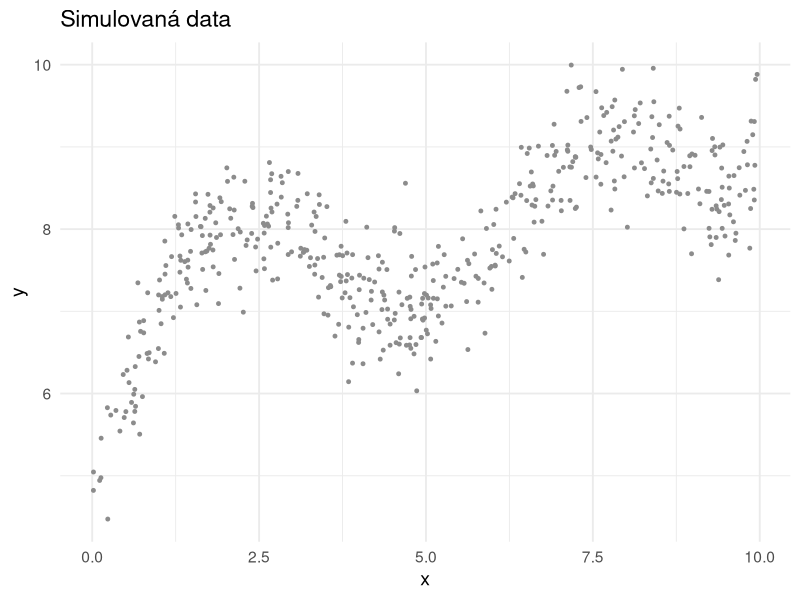
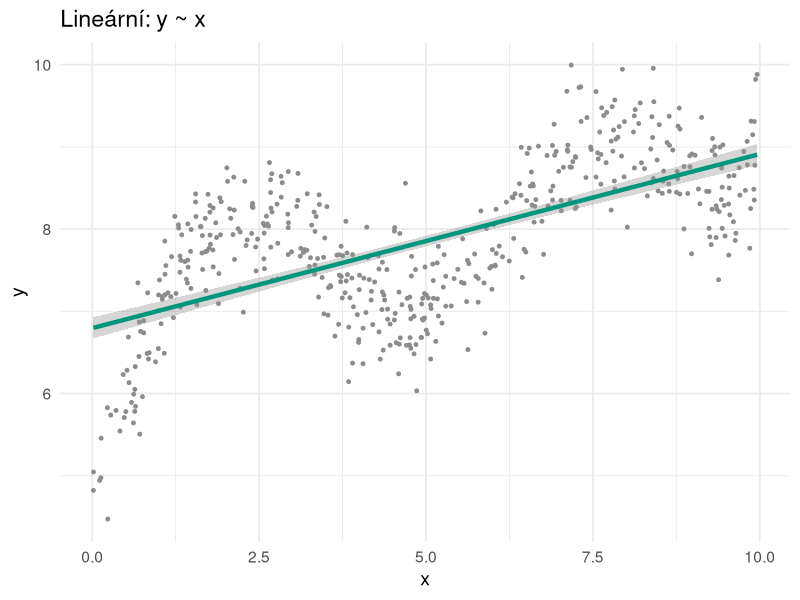
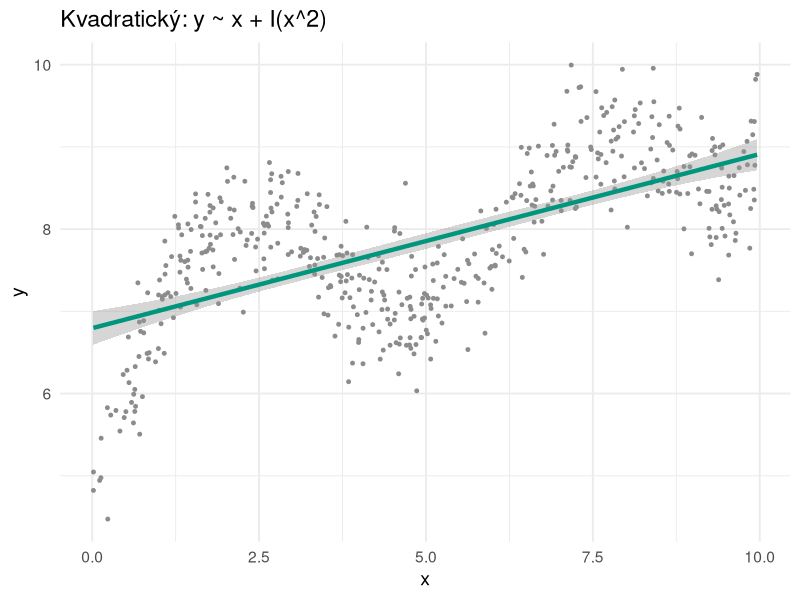
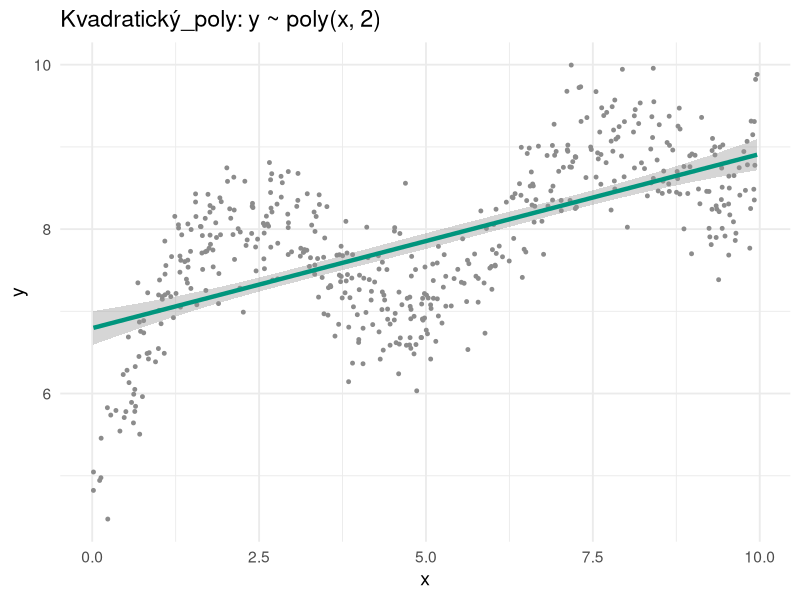
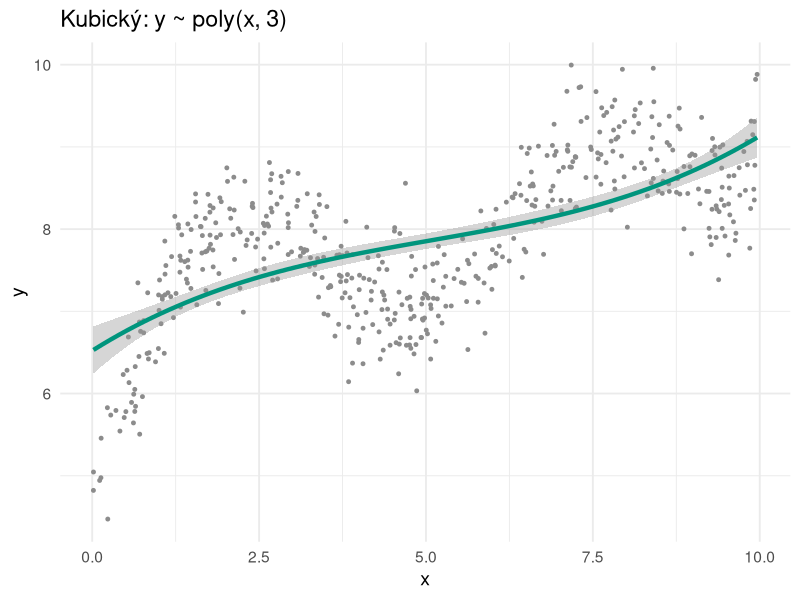
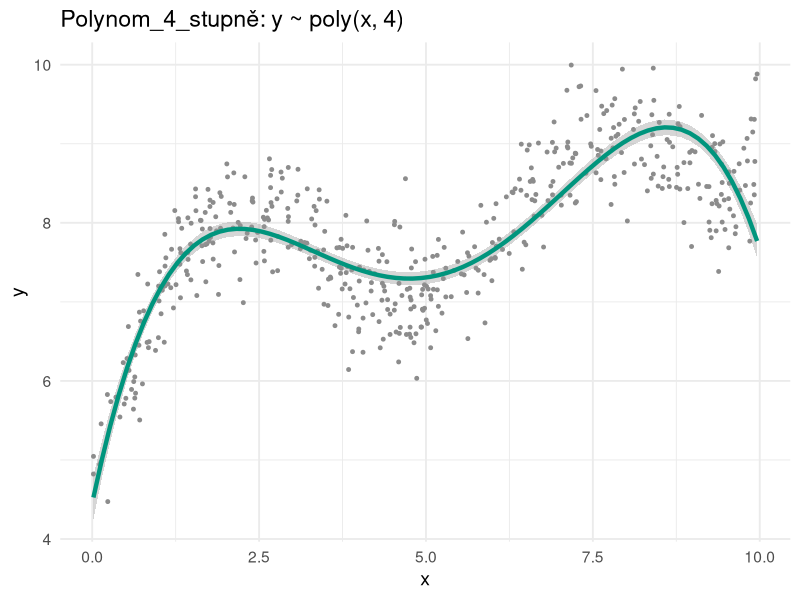
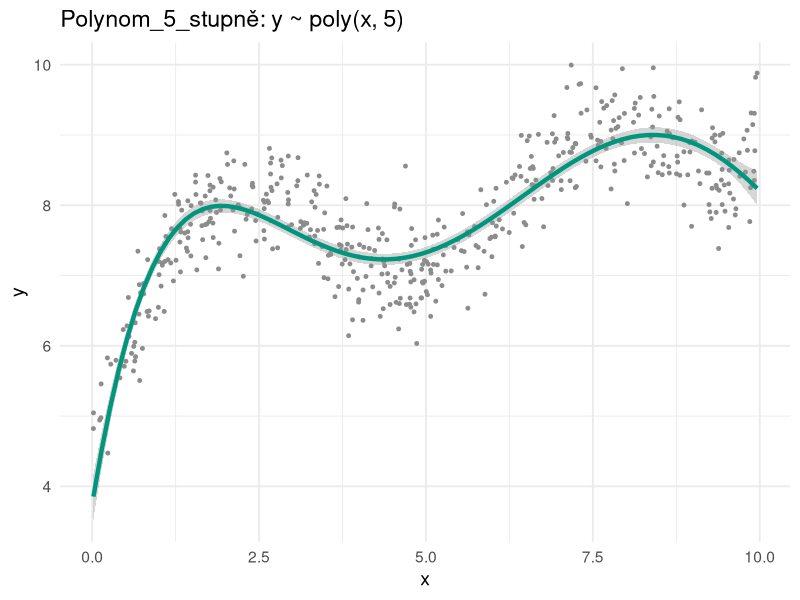
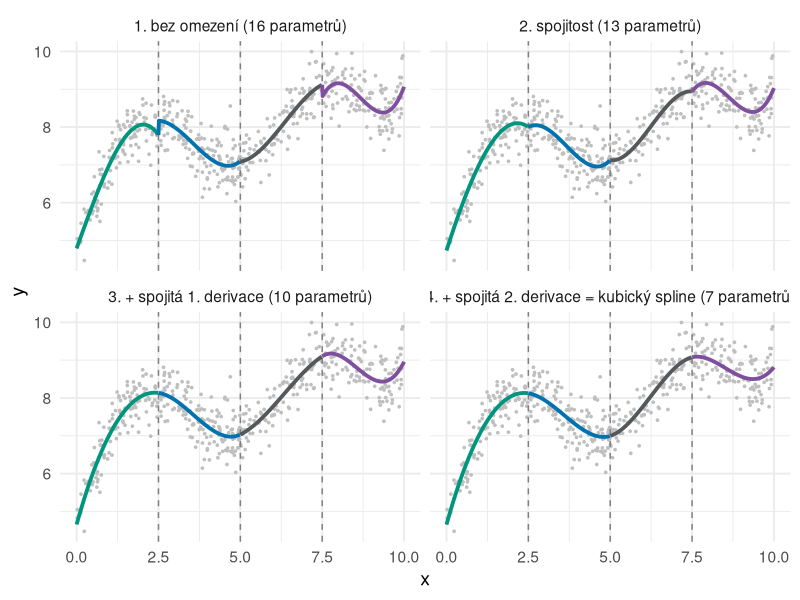

These figures' R source, in order:
#' ---
#' title: "Vyhlazování pomocí regrese: polynomy, spliny, GAM a LOESS"
#' subtitle: "Doplňkový materiál k přednášce 7 (Výběr modelu a specifikace)"
#' author: "Jan Zouhar | Katedra ekonometrie FIS VŠE v Praze"
#' output:
#'   html_document:
#'     number_sections: yes
#'     toc: yes
#'     toc_float: yes
#' ---

#' Materiál ukazuje, jak lze pomocí obyčejné lineární regrese (OLS) odhadnout
#' nelineární vztah mezi dvěma proměnnými: polynomy, spliny, GAM a pro srovnání
#' LOESS. Vychází z přednášky ke kurzu 4EK621. Skript spouštějte z kořenové složky
#' kurzu (data se čtou z podsložky `data/`).

#+ include = FALSE
knitr::opts_chunk$set(fig.width = 9, fig.height = 5.5, dpi = 110, message = FALSE, warning = FALSE)

#' # Příprava

#' Balíčky:
library(tidyverse) # práce s daty a grafy (ggplot2)
library(splines)   # B-spliny bs() a přirozené spliny ns()
library(mgcv)      # zobecněné aditivní modely (GAM)

#' Nastavení: čísla bez vědeckého zápisu, barvy FIS VŠE a jednotný vzhled grafů.
options(scipen = 10)
fis_zelena <- "#00957d"
fis_seda   <- "#54585a"
# barvy pro čtyři úseky mezi uzly
barvy_useku <- c("#00957d", "#0072b0", "#54585a", "#7f4f9f")
theme_set(theme_minimal(base_size = 14))

#' # Data

#' ## Simulovaná data s nelineárním vztahem

#' Vygenerujeme 500 bodů: *x* rovnoměrně mezi 0 a 10 (seřazené), *y* jako součet
#' sinusovky, náhodného šumu, pomalu se měnící náhodné složky a lineárního trendu.
#' Skutečný tvar vztahu je tedy složitý a žádný jednoduchý funkční tvar ho přesně
#' nepopíše.
set.seed(1)
x <- runif(500, 0, 10) |> sort()
y <- 10 + sin(x) + rnorm(500, 0, 0.4) + sort(cumsum(rnorm(500, 0, 0.24))) - (1:500)/200
df <- data.frame(x, y)

ggplot(df, aes(x, y)) +
    geom_point(colour = "grey55", size = 1) +
    ggtitle("Simulovaná data")

#' # Polynomy odhadnuté pomocí OLS

#' ## Pomocná funkce pro graf

#' Funkce `graf_vzorce()` vykreslí data a regresní funkci odhadnutou pomocí `lm()`
#' se zadaným vzorcem `f` (včetně 95% pásu spolehlivosti pro střední hodnotu).
graf_vzorce <- function(f, nazev) {
    ggplot(df, aes(x, y)) +
        geom_point(colour = "grey55", size = 1) +
        geom_smooth(method = "lm", formula = f, colour = fis_zelena, linewidth = 1.5) +
        ggtitle(paste0(nazev, ": ", format(f)))
}

#' ## Polynomy různých stupňů

#' Každý vzorec dostane název, který se použije v nadpisu grafu. Funkce `poly()`
#' vytvoří ortogonální polynomy: vyrovnané hodnoty jsou stejné jako s `x + I(x^2)`,
#' jen jsou sloupce matice **X** navzájem nekorelované (numericky stabilnější,
#' viz téma *Počítače nepočítají přesně*).
polynomy <- list(
    Lineární          = y ~ x,
    Kvadratický       = y ~ x + I(x^2),
    Kvadratický_poly  = y ~ poly(x, 2),  # stejné vyrovnané hodnoty
    Kubický           = y ~ poly(x, 3),
    Polynom_4_stupně  = y ~ poly(x, 4),
    Polynom_5_stupně  = y ~ poly(x, 5)
)

#' Funkce `imap()` z balíčku purrr projde seznam a kromě vzorce předá i jeho název.
polynomy |> imap(graf_vzorce)

#' ## Co se odehrálo uvnitř `lm()`

#' Odhady samotné nás tu příliš nezajímají; koeficienty polynomů nemají názornou
#' interpretaci, důležitá je výsledná křivka.
polynomy |> map(\(f) lm(f, data = df) |> summary())

#' # Spliny odhadnuté pomocí OLS

#' **Spline** je funkce složená z polynomů, které na sebe navazují v bodech zvaných
#' **uzly** (*knots*). Zvolíme tři uzly, které rozdělí obor *x* na čtyři úseky.
uzly <- c(2.5, 5, 7.5)

#' ## Spline jako polynomy po částech s omezeními v uzlech

#' Nejdřív odhadneme v každém úseku zvlášť kubický polynom bez jakýchkoli omezení
#' a pak postupně požadujeme, aby funkce byla v uzlech spojitá, aby měla spojitou
#' první derivaci (bez zlomů) a nakonec spojitou druhou derivaci (zakřivení).
#' Poslední varianta je **kubický spline**.
#'
#' Technicky to jde pomocí tzv. useknutých mocnin $(x - k)_+^p$, které jsou nulové
#' vlevo od uzlu $k$ a rovny $(x - k)^p$ vpravo od něj (pro $p = 0$ jde o indikátor
#' $x > k$). K polynomu $x, x^2, x^3$ přidáme u každého uzlu useknuté mocniny
#' $p = 0, 1, 2, 3$, takže v každém úseku dostaneme vlastní polynom. Každé
#' vypuštění jedné mocniny u všech uzlů přidá jedno omezení: bez $p = 0$ nejsou
#' v uzlech skoky, bez $p = 1$ zlomy, bez $p = 2$ skoky ve druhé derivaci.
#' Každé omezení tak ubere jeden parametr na uzel.
usek_mocnina <- function(x, k, p) if (p == 0) as.numeric(x > k) else pmax(x - k, 0)^p

baze_po_castech <- function(x, vypustit) {
    B <- sapply(1:3, function(p) x^p)
    for (k in uzly) for (p in setdiff(0:3, vypustit)) B <- cbind(B, usek_mocnina(x, k, p))
    B
}

#' Pomocná funkce: odhadne OLS s danou maticí regresorů a vrátí vyrovnané hodnoty
#' na jemné mřížce bodů *x* (kvůli hladkému grafu), včetně čísla úseku mezi uzly.
mriz <- seq(0, 10, length.out = 801)
krivka <- function(baze, nazev) {
    B <- baze(x)
    m <- lm(y ~ B)
    tibble(x = mriz,
           yhat = drop(cbind(1, baze(mriz)) %*% coef(m)),
           usek = factor(findInterval(mriz, uzly) + 1),
           model = paste0(nazev, " (", length(coef(m)), " parametrů)"))
}

omezeni <- bind_rows(
    krivka(\(z) baze_po_castech(z, integer(0)), "1. bez omezení"),
    krivka(\(z) baze_po_castech(z, 0),          "2. spojitost"),
    krivka(\(z) baze_po_castech(z, 0:1),        "3. + spojitá 1. derivace"),
    krivka(\(z) baze_po_castech(z, 0:2),        "4. + spojitá 2. derivace = kubický spline")
)

graf_useku <- function(d) {
    ggplot(d, aes(x, yhat)) +
        geom_point(data = df, aes(x, y), colour = "grey75", size = 0.6) +
        geom_vline(xintercept = uzly, linetype = "dashed", colour = "grey50") +
        geom_line(aes(colour = usek, group = usek), linewidth = 1.3) +
        scale_colour_manual(values = barvy_useku, guide = "none") +
        facet_wrap(~ model, ncol = 2) +
        labs(y = "y")
}

#+ fig.height = 7
graf_useku(omezeni)

#' Poslední panel dává přesně totéž jako funkce `bs()` s kubickou bází, jen jsou
#' sloupce matice **X** jinak zvolené (B-spliny jsou numericky stabilnější než
#' useknuté mocniny):
m_ruc <- lm(y ~ baze_po_castech(x, 0:2))
m_bs  <- lm(y ~ bs(x, knots = uzly, degree = 3))
all.equal(fitted(m_ruc), fitted(m_bs))

#' ## Spliny různých stupňů

#' Stejný princip funguje pro libovolný stupeň: **lineární spline** je spojitá
#' lomená čára (jako indikátorové proměnné pro intervaly, jen se sklonem),
#' **kvadratický spline** má spojitou první derivaci. **Přirozený kubický spline**
#' (`ns()`) je navíc za krajními uzly lineární, takže se na okrajích dat nechová
#' tak divoce jako polynomy.
stupne <- bind_rows(
    krivka(\(z) bs(z, knots = uzly, degree = 1, Boundary.knots = c(0, 10)), "1. lineární spline"),
    krivka(\(z) bs(z, knots = uzly, degree = 2, Boundary.knots = c(0, 10)), "2. kvadratický spline"),
    krivka(\(z) bs(z, knots = uzly, degree = 3, Boundary.knots = c(0, 10)), "3. kubický spline"),
    krivka(\(z) ns(z, knots = uzly, Boundary.knots = range(x)),            "4. přirozený kubický spline")
)

#+ fig.height = 7
graf_useku(stupne)

#' Pro srovnání tytéž spliny i s pásy spolehlivosti přes `geom_smooth()`:
spliny <- list(
    BS_stupen_1 = y ~ bs(x, knots = uzly, degree = 1),
    BS_stupen_2 = y ~ bs(x, knots = uzly, degree = 2),
    BS_stupen_3 = y ~ bs(x, knots = uzly, degree = 3),
    NS_stupen_3 = y ~ ns(x, knots = uzly)
)
spliny |> imap(graf_vzorce)

#' ## Co se odehrálo uvnitř `lm()`

#' Koeficienty patří bázovým funkcím, ne původní proměnné *x*; jednotlivě je
#' neinterpretujeme.
spliny |> map(\(f) lm(f, data = df) |> summary())

#' ## Jak vypadají bázové funkce

#' Funkce `bs()` a `ns()` vytvoří z jedné proměnné *x* několik sloupců matice **X**
#' (bázových funkcí). Regresní funkce je jejich lineární kombinací s odhadnutými
#' koeficienty, takže jde stále o lineární regresní model. Vytáhneme sloupce
#' z matice modelu (bez interceptu) a vykreslíme je proti *x*.
baze_z_modelu <- function(m) {
    model.matrix(m) |>
        as.data.frame() |>
        select(-matches("Intercept")) |>
        set_names(\(n) paste0("báze ", seq_along(n))) |>
        mutate(x = df$x) |>
        pivot_longer(-x, values_to = "hodnota", names_to = "bazova_funkce")
}

graf_baze <- function(d, nazev) {
    ggplot(d, aes(x, hodnota, colour = bazova_funkce)) +
        geom_line(linewidth = 1) +
        geom_vline(xintercept = uzly, linetype = "dashed", colour = "grey50") +
        labs(colour = NULL) +
        ggtitle(nazev)
}

spliny |>
    map(\(f) lm(f, data = df) |> baze_z_modelu()) |>
    imap(graf_baze)

#' ## GAM: uzly a hladkost volí software

#' Zobecněný aditivní model (GAM) z balíčku mgcv nepotřebuje zadat uzly ani stupeň.
#' Použije bázi s mnoha uzly a „vlnitost“ funkce tlumí penalizací (podobně jako
#' ridge regrese v přednášce); sílu penalizace zvolí podle dat. Zde kubické
#' regresní spliny (`bs = "cr"`).
vzorec_gam <- y ~ s(x, bs = "cr")

ggplot(df, aes(x, y)) +
    geom_point(colour = "grey55", size = 1) +
    geom_smooth(method = "gam", formula = vzorec_gam, colour = fis_zelena, linewidth = 1.5) +
    ggtitle("Spline odhadnutý jako GAM (mgcv)")

#' Jak vypadá odhadnutý model? `ggplot()` volal funkci `gam()` z balíčku mgcv.
#' Hodnota `edf` (*effective degrees of freedom*) říká, kolika parametrům odpovídá
#' vyhlazená funkce po penalizaci.
gam_odhad <- gam(vzorec_gam, data = df)
summary(gam_odhad)  # kde jsou koeficienty u bázových funkcí?
coef(gam_odhad)     # tady

#' # LOESS

#' LOESS není regrese s pevným funkčním tvarem: v okolí každého bodu odhadne
#' váženou regresi (bližší body mají větší váhu). Parametr `span` určuje, jak
#' velká část dat tvoří okolí: velký span = hladká křivka (velké vychýlení, malý
#' rozptyl), malý span = křivka sleduje šum. Opět kompromis mezi vychýlením
#' a rozptylem.
graf_loess <- function(span) {
    ggplot(df, aes(x, y)) +
        geom_point(colour = "grey55", size = 1) +
        geom_smooth(method = "loess", formula = y ~ x, span = span,
                    colour = fis_zelena, linewidth = 1.5) +
        ggtitle(paste0("LOESS: span = ", span))
}

c(0.9, 0.7, 0.5, 0.3, 0.1) |> map(graf_loess)

#' # Binární a podílová vysvětlovaná proměnná

#' Data o obcích (Dvořák, Zouhar a Novák, 2017, *Political Research Quarterly*):
#' účast ve sněmovních volbách a místní referendum. Použijeme rok 2010.
#' Účast je v datech v procentech, převedeme ji na podíl.
obce <- read.csv("data/obce_v_CR.csv", fileEncoding = "CP1250") |>
    filter(rok == 2010) |>
    mutate(ucast = ucast / 100)

summary(obce)

#' U binární vysvětlované proměnné (konalo se referendum?) by přímka ani polynom
#' nemusely zůstat mezi 0 a 1. Proto vyhladíme pomocí logitu (podrobněji později
#' v kurzu). Body jsou svisle trochu rozházené (`geom_jitter()`), aby se nepřekrývaly.
binarni_vyhlazeni <- function(...) {
    geom_smooth(method = "glm", formula = y ~ x,
                method.args = list(family = "binomial"), ...)
}

ggplot(obce, aes(log_velikost, referendum)) +
    geom_jitter(height = 0.01, alpha = 0.25, colour = fis_seda) +
    binarni_vyhlazeni(colour = fis_zelena, linewidth = 1.5) +
    labs(x = "log(počet obyvatel)", y = "referendum") +
    ggtitle("Vyhlazení binární proměnné (logit)")

#' Podíl (účast) leží také mezi 0 a 1. Použijeme logit s kvazi-věrohodností
#' (*fractional logit*, Papke a Wooldridge, 1996), který podíl vysvětluje stejnou
#' funkcí jako pravděpodobnost u binární proměnné.
podilove_vyhlazeni <- function(...) {
    geom_smooth(method = "glm", formula = y ~ x,
                method.args = list(family = quasibinomial(link = "logit")), ...)
}

ggplot(obce, aes(log_velikost, ucast)) +
    geom_point(alpha = 0.25, colour = fis_seda) +
    podilove_vyhlazeni(colour = fis_zelena, linewidth = 1.5) +
    labs(x = "log(počet obyvatel)", y = "účast") +
    ggtitle("Vyhlazení podílu (frakční logit, kvazi-ML)")

#' Pro srovnání: přirozený spline odhadnutý pomocí OLS. Pro účast mezi zhruba 40
#' a 90 % zůstává v rozumných mezích a vztah zachytí pružněji než logit s lineárním
#' členem.
ggplot(obce, aes(log_velikost, ucast)) +
    geom_point(alpha = 0.25, colour = fis_seda) +
    geom_smooth(method = "lm", formula = y ~ ns(x, 5), colour = fis_zelena, linewidth = 1.5) +
    labs(x = "log(počet obyvatel)", y = "účast") +
    ggtitle("Přirozený spline (5 stupňů volnosti)")
